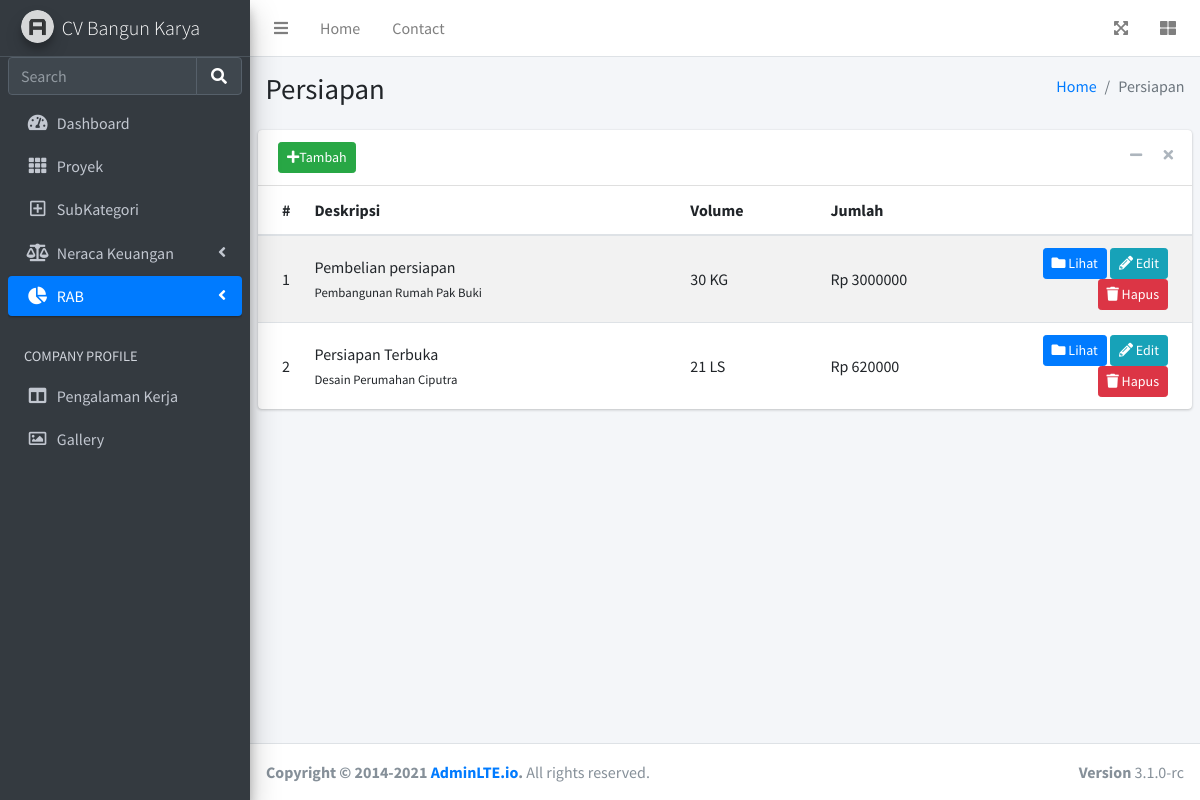
Screenshot of /persiapan with the database file from the repository.
### app.py (models this page shows)
class Persiapan(db.Model):
    id = db.Column(db.Integer, primary_key=True)
    nama_proyek = db.Column(db.String(100), nullable=False)
    uraian = db.Column(db.String(200), nullable=False)
    subkategori = db.Column(db.String(50), nullable=False)
    volume = db.Column(db.Integer, nullable=False)
    satuan = db.Column(db.String(20), nullable=False)
    harga_satuan = db.Column(db.Integer, nullable=False)
    jumlah = db.Column(db.Integer, nullable=False)
    date_created = db.Column(db.DateTime, default=datetime.utcnow)

### app.py (the view)
@app.route('/persiapan', methods=['POST', 'GET'])
def persiapan():
    if request.method == 'POST':
        new_task = Persiapan(
            nama_proyek=request.form['nama_proyek'],
            uraian=request.form['uraian'],
            subkategori=request.form['subkategori'],
            volume=request.form['volume'],
            satuan=request.form['satuan'],
            harga_satuan=request.form['harga_satuan'],
            jumlah=request.form['jumlah']
            )
        try:
            db.session.add(new_task)
            db.session.commit()
            flash('Data Persiapan Berhasil Ditambahkan', 'bg-success')
            return redirect('/persiapan')
        except:
            flash('Data Persiapan Tidak Berhasil Ditambahkan', 'bg-danger')
            return redirect('/persiapan')
    else:
        sub = SubkategoriRAB.query.filter_by(kategori='Persiapan').all()
        proyek = Proyek.query.all()
        tasks = Persiapan.query.order_by(Persiapan.date_created).all()
        return render_template('/rab/persiapan/persiapan.html', persiapans = tasks, subkategori = sub, proyeks = proyek)

### templates/rab/persiapan/persiapan.html (shortened to what this page needs)
{% extends 'base.html' %}
{% block status_rab %} active {% endblock %}
{% block body %}
<div class="content-wrapper">
    <section class="content-header">
      <div class="container-fluid">
        <div class="row mb-2">
          <div class="col-sm-6">
            <h1>Persiapan</h1>
          </div>
          <div class="col-sm-6">
            <ol class="breadcrumb float-sm-right">
              <li class="breadcrumb-item"><a href="/">Home</a></li>
              <li class="breadcrumb-item active">Persiapan</li>
            </ol>
          </div>
        </div>
      </div>
    </section>
    <section class="content">
      <div class="card">
        <div class="card-header">
          <button type="button" class="btn btn-success btn-sm" data-toggle="modal" data-target="#modal-default">
            <i class="fas fa-plus"></i>Tambah
          </button>
          <div class="card-tools">
            <button type="button" class="btn btn-tool" data-card-widget="collapse" title="Collapse">
              <i class="fas fa-minus"></i>
            </button>
            <button type="button" class="btn btn-tool" data-card-widget="remove" title="Remove">
              <i class="fas fa-times"></i>
            </button>
          </div>
        </div>
        <div class="card-body p-0">
          <table class="table table-striped projects">
              <thead>
                  <tr>
                      <th style="width: 2%">
                          #
                      </th>
                      <th>
                          Deskripsi
                      </th>
                      <th style="width: 15%">
                          Volume
                      </th>
                      <th style="width: 15%">
                          Jumlah
                      </th>
                      <th style="width: 25%">
                      </th>
                  </tr>
              </thead>
              <tbody>
                {% for persiapan in persiapans %}
                  <tr>
                      <td>
                          {{ persiapan.id }}
                      </td>
                      <td>
                          <a>
                              {{ persiapan.uraian }}
                          </a>
                          <br/>
                          <small>
                              {{ persiapan.nama_proyek }}
                          </small>
                      </td>
                      <td>
                          {{ persiapan.volume  }} {{ persiapan.satuan}}
                      </td>
                      <td>
                          Rp {{ persiapan.jumlah }}
                      </td>
                      <td class="project-actions text-right">
                          <a class="btn btn-primary btn-sm" href="/persiapan/{{ persiapan.id }}">
                              <i class="fas fa-folder">
                              </i>
                              Lihat
                          </a>
                          <a class="btn btn-info btn-sm" href="/persiapan/edit/{{ persiapan.id }}">
                              <i class="fas fa-pencil-alt">
                              </i>
                              Edit
                          </a>
                          <a class="btn btn-danger btn-sm" href="/persiapan/delete/{{ persiapan.id }}">
                              <i class="fas fa-trash">
                              </i>
                              Hapus
                          </a>
                      </td>
                  </tr>
                {% endfor %}
              </tbody>
          </table>
        </div>
      </div>
    </section>
  </div>
{% endblock %}

### rows the page displays
Persiapan: id "1", uraian "Pembelian persiapan", nama_proyek "Pembangunan Rumah Pak Buki", volume "30", satuan "KG", jumlah "3000000"
Persiapan: id "2", uraian "Persiapan Terbuka", nama_proyek "Desain Perumahan Ciputra", volume "21", satuan "LS", jumlah "620000"
